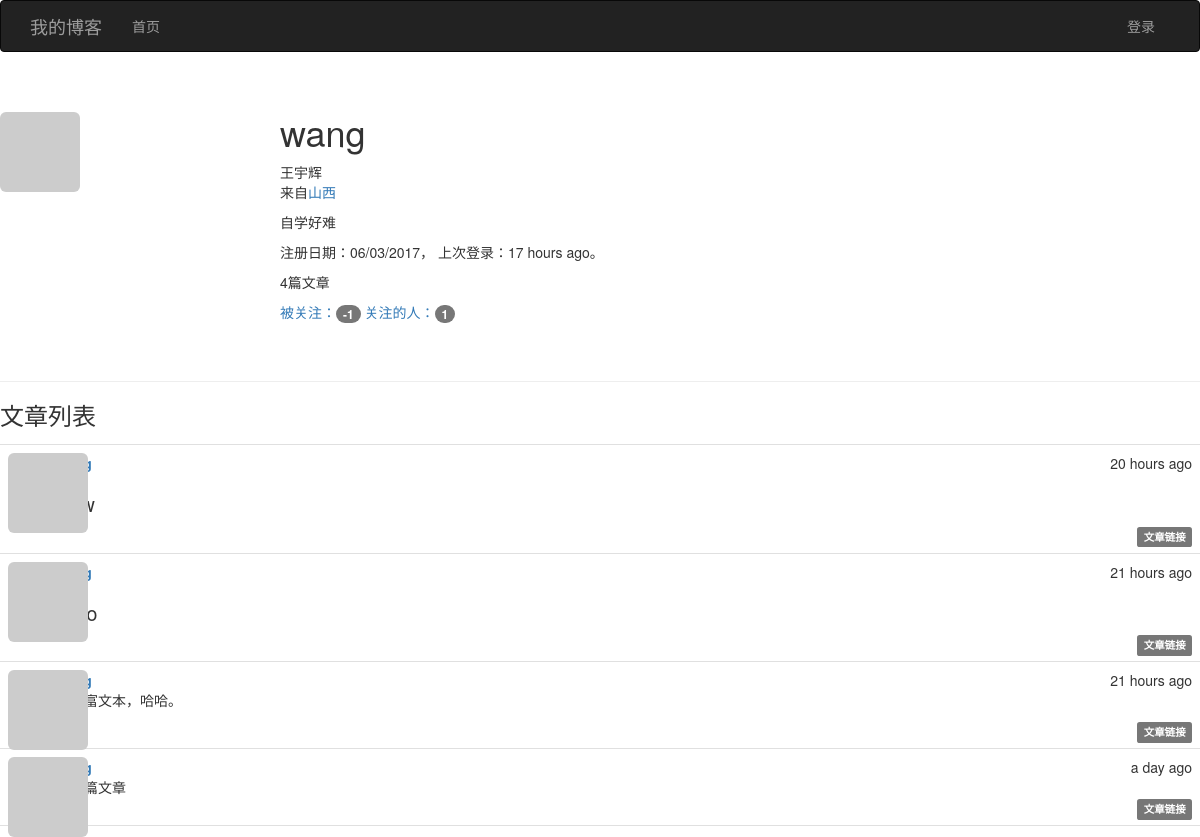
Before: /user/wang with the older database file.
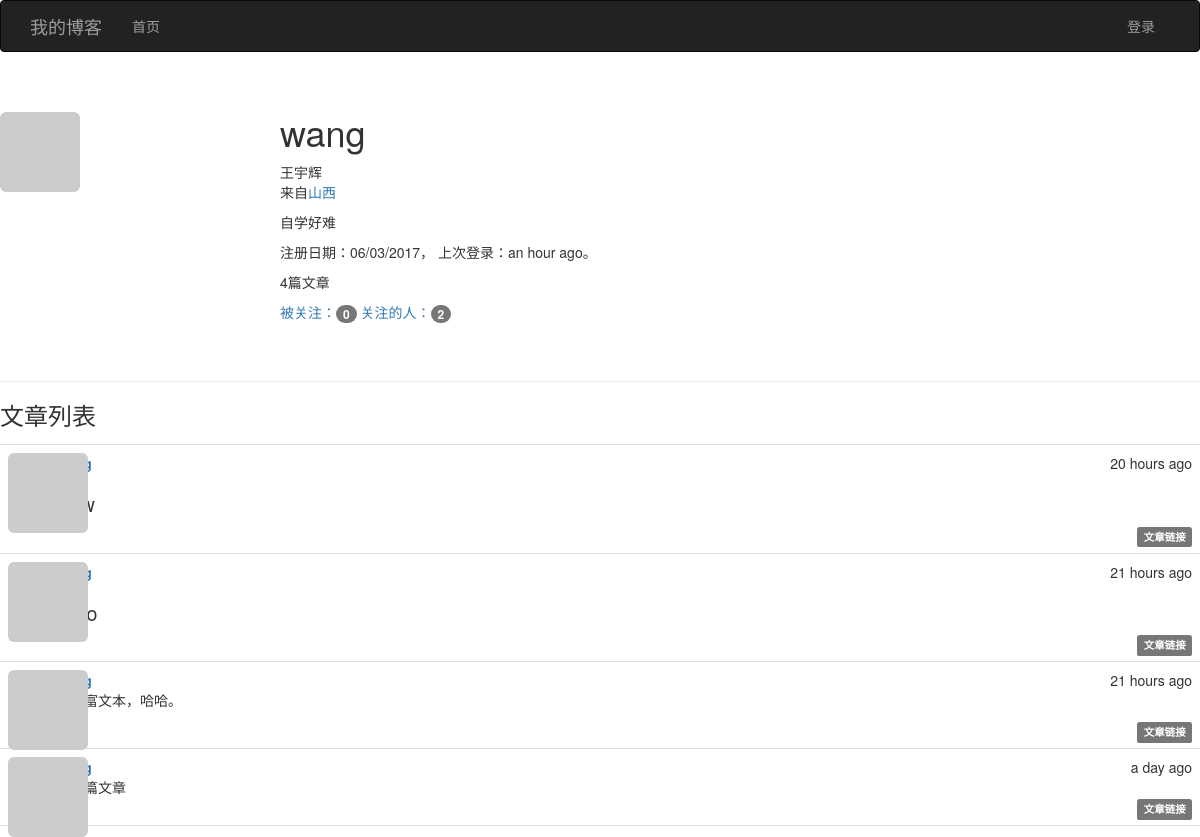
After: the same page with the newer database file.
### app/models.py (models this page shows, shortened)
class User(UserMixin,db.Model):
    __tablename__='users'
    id = db.Column(db.Integer, primary_key=True)
    email = db.Column(db.String(64), unique=True, index=True)
    username = db.Column(db.String(64), unique=True, index=True)
    password_hash = db.Column(db.String(128))
    confirmed = db.Column(db.Boolean, default=False)
    role_id = db.Column(db.Integer, db.ForeignKey('roles.id'))
    name = db.Column(db.String(64))
    location = db.Column(db.String(64))
    about_me = db.Column(db.Text())
    member_since = db.Column(db.DateTime(), default=datetime.utcnow)
    last_seen = db.Column(db.DateTime(), default=datetime.utcnow)
    avatar_hash = db.Column(db.String(32))
    posts = db.relationship('Post', backref='author', lazy='dynamic')
    followed = db.relationship('Follow',
                               foreign_keys=[Follow.follower_id],
                               backref=db.backref('follower', lazy='joined'),
                               lazy='dynamic',
                               cascade='all, delete-orphan')
    followers = db.relationship('Follow',
                               foreign_keys=[Follow.followed_id],
                               backref=db.backref('followed', lazy='joined'),
                                lazy='dynamic',
                               cascade='all, delete-orphan')
    @property
    def password(self):
        raise AttributeError('password is not a readable attribute')
    def gravatar(self, size=100, default='identicon', rating='g'):
        if request.is_secure:
            url = 'http://secure.gravatar.com/avatar'
        else:
            url = 'http://www.gravatar.com/avatar'
        hash = self.avatar_hash or hashlib.md5(
            self.email.encode('utf-8')).hexdigest()
        return '{url}/{hash}?s={size}&d={default}&r={rating}'.format(
            url=url, hash=hash, size=size, default=default, rating=rating)

class Post(db.Model):
    __tablename__ = 'posts'
    id = db.Column(db.Integer, primary_key=True)
    body = db.Column(db.Text)
    body_html = db.Column(db.Text)
    timestamp = db.Column(db.DateTime, index=True, default=datetime.utcnow)
    author_id = db.Column(db.Integer, db.ForeignKey('users.id'))

### app/main/views.py (the view)
@main.route('/user/<username>')
def user(username):
    user = User.query.filter_by(username=username).first()
    if user is None:
        abort(404)
    posts = user.posts.order_by(Post.timestamp.desc()).all()
    return render_template('user.html', user=user, posts=posts)

### app/auth/views.py (called while the page is built)
@auth.before_app_request
def before_request():
    if current_user.is_authenticated:
        current_user.ping()
        if not current_user.confirmed \
            and request.endpoint \
            and request.endpoint[:5] != 'auth.' \
            and request.endpoint != 'static':
            return redirect(url_for('auth.unconfirmed'))

### app/main/__init__.py (called while the page is built)
@main.app_context_processor
def inject_permissions():
    return dict(Permission=Permission)

### app/models.py (called while the page is built)
    def can(self, permissions):
        return False

    def is_administrator(self):
        return False

### app/templates/user.html (shortened to what this page needs)
{% extends "base.html" %}
{% import "bootstrap/wtf.html" as wtf %}
{% block page_content %}
<div class="page-header">
    <img class="img-rounded profile-thumbnail" src="{{ user.gravatar(size=256) }}">
    <div class="profile-header">
        <h1>{{ user.username }}</h1>
        {% if user.name or user.location %}
        <p>
            {% if user.name %}{{ user.name }}<br>{% endif %}
            {% if user.location %}来自<a href="http://map.baidu.com/?q={{ user.location }}">{{ user.location }}</a>{% endif %}
        </p>
        {% endif %}
        {% if user.about_me %}<p>{{ user.about_me }}</p>{% endif %}
        <p>
            注册日期：{{ moment(user.member_since).format('L') }}，
            上次登录：{{ moment(user.last_seen).fromNow() }}。
        </p>
        <p>{{ user.posts.count() }}篇文章</p>
        <p>
            <a href="{{ url_for('.followers', username=user.username) }}">
                被关注：<span class="badge">{{ user.followers.count() - 1 }}</span>
            </a>
            <a href="{{ url_for('.followed_by', username=user.username) }}">
                关注的人：<span class="badge">{{ user.followed.count() - 1 }}</span>
            </a>
    </div>
</div>
<h3>文章列表</h3>
{% include "_posts.html" %}
{% endblock %}

### app/templates/base.html (shortened to what this page needs)
{% extends "bootstrap/base.html" %}
{% block head %}
{{ super() }}
<link rel="stylesheet" type="text/css" href="{{ url_for('static', filename='styles.css') }}">
{% endblock %}
{% block navbar %}
<div class="navbar navbar-inverse" role="navigation">
    <div class="container">
        <div class="navbar-header">
            <a class="navbar-brand" href="{{ url_for('main.index') }}">我的博客</a>
         </div>
        <div class="navbar-collapse collapse">
            <ul class="nav navbar-nav">
                <li><a href="{{ url_for('main.index') }}">首页</a> </li>
            </ul>
            <ul class="nav navbar-nav navbar-right">
                {% if current_user.is_authenticated %}
                <li class="dropdown">
                    <a href="#" class="dropdown-toggle" data-toggle="dropdown">
                        <img src="{{ current_user.gravatar(size=18) }}">
                        账户<b class="caret"></b>
                    </a>
                    <ul class="dropdown-menu">
                        <li><a href="{{ url_for('auth.change_password') }}">修改密码</a> </li>
                        <li><a href="{{ url_for('auth.change_email_request') }}">修改邮箱</a> </li>
                        <li><a href="{{ url_for('auth.logout') }}">退出账户</a> </li>
                    </ul>
                </li>
                {% else %}
                <li><a href="{{ url_for('auth.login') }}">登录</a></li>
                {% endif %}
            </ul>
         </div>
    </div>
</div>
{% endblock %}
{% block content %}
{% block page_content %}
{% endblock %}
{% endblock %}

### app/templates/_posts.html (shortened to what this page needs)
<ul class="posts">
    {% for post in posts %}
    <li class="post">
        <div class="profile-thumbnail">
            <a href="{{ url_for('.user', username=post.author.username) }}">
                <img class="img-rounded profile-thumbnail" src="{{ post.author.gravatar(size=40) }}">
            </a>
        </div>
        <div class="post-content">
            <div class="post-date">{{ moment(post.timestamp).fromNow() }}</div>
            <div class="post-author">
                <a href="{{ url_for('.user', username=post.author.username) }}">
                </a>
            </div>
            <div class="post-body">
                {% if post.body_html %}
                {{ post.body_html | safe }}
                {% else %}
                {{ post.body }}
                {% endif %}
            </div>
            <div class="post-footer">
                <a href="{{ url_for('.post', id=post.id) }}">
                    <span class="label label-default">文章链接</span>
                </a>
            </div>
        </div>
    </li>
    {% endfor %}
</ul>

### app/static/styles.css (style rules this page uses)
.profile-thumbnail { position: absolute; }
.profile-header { min-height: 260px; margin-left: 280px; }
ul.posts { list-style-type: none; padding: 0px; margin: 16px 0px 0px 0px; border-top: 1px solid #e0e0e0; }
ul.posts li.post { padding: 8px; border-bottom: 1px solid #e0e0e0; }
div.post-date { float: right; }
div.post-author { font-weight: bold; }
div.post-content { margin-left: 48px; min-height: 48px; }
div.post-footer { text-align: right; }
.post-body h1 { font-size: 140%; }

Changed rows visible on the page:
changed User "wang": last_seen "17 hours ago" → "an hour ago"
Other visible differences:
{{ user.followers.count() - 1 }}: "-1" → "0"
{{ user.followed.count() - 1 }}: "1" → "2"
